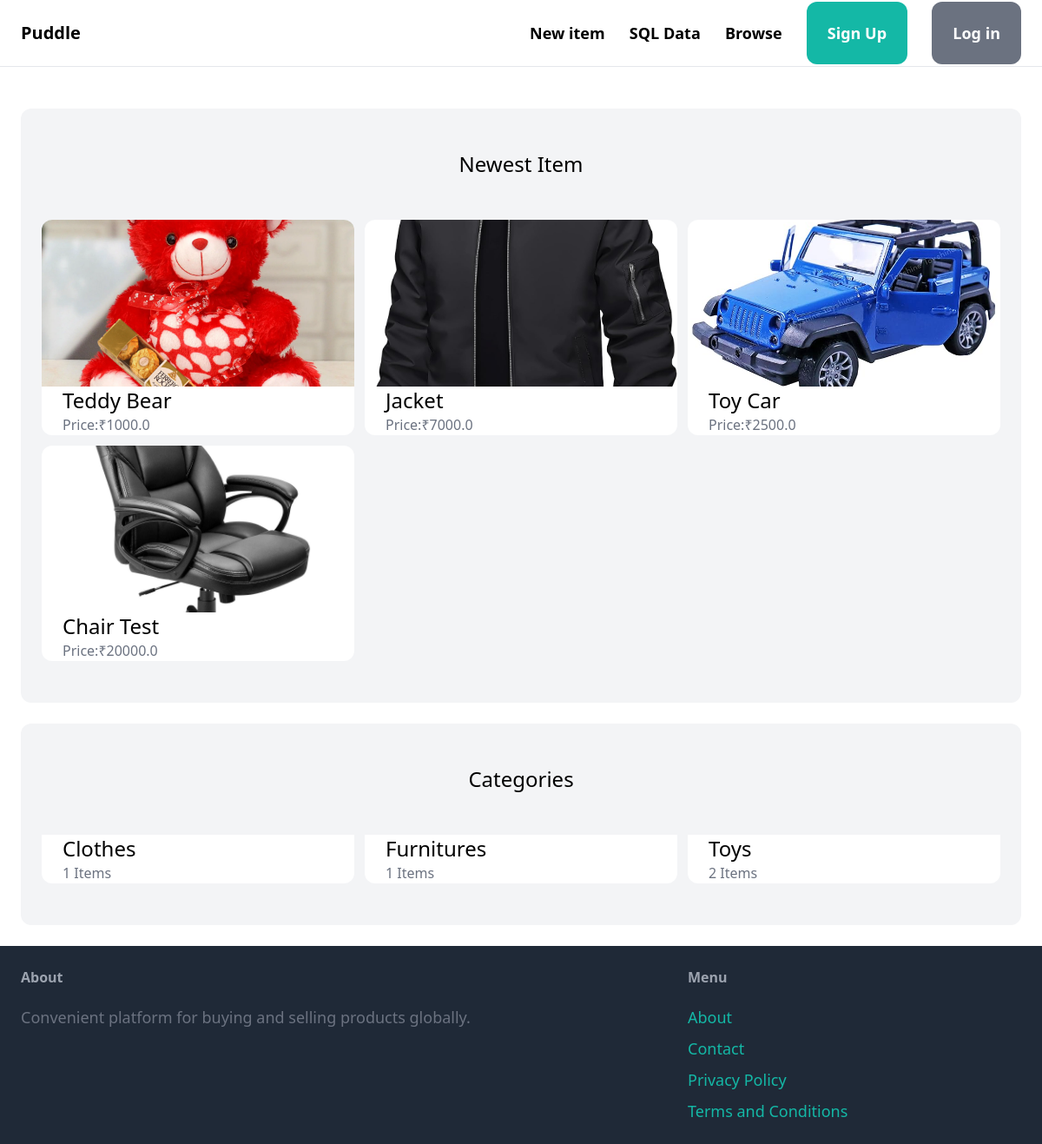
Before: / with the older database file.
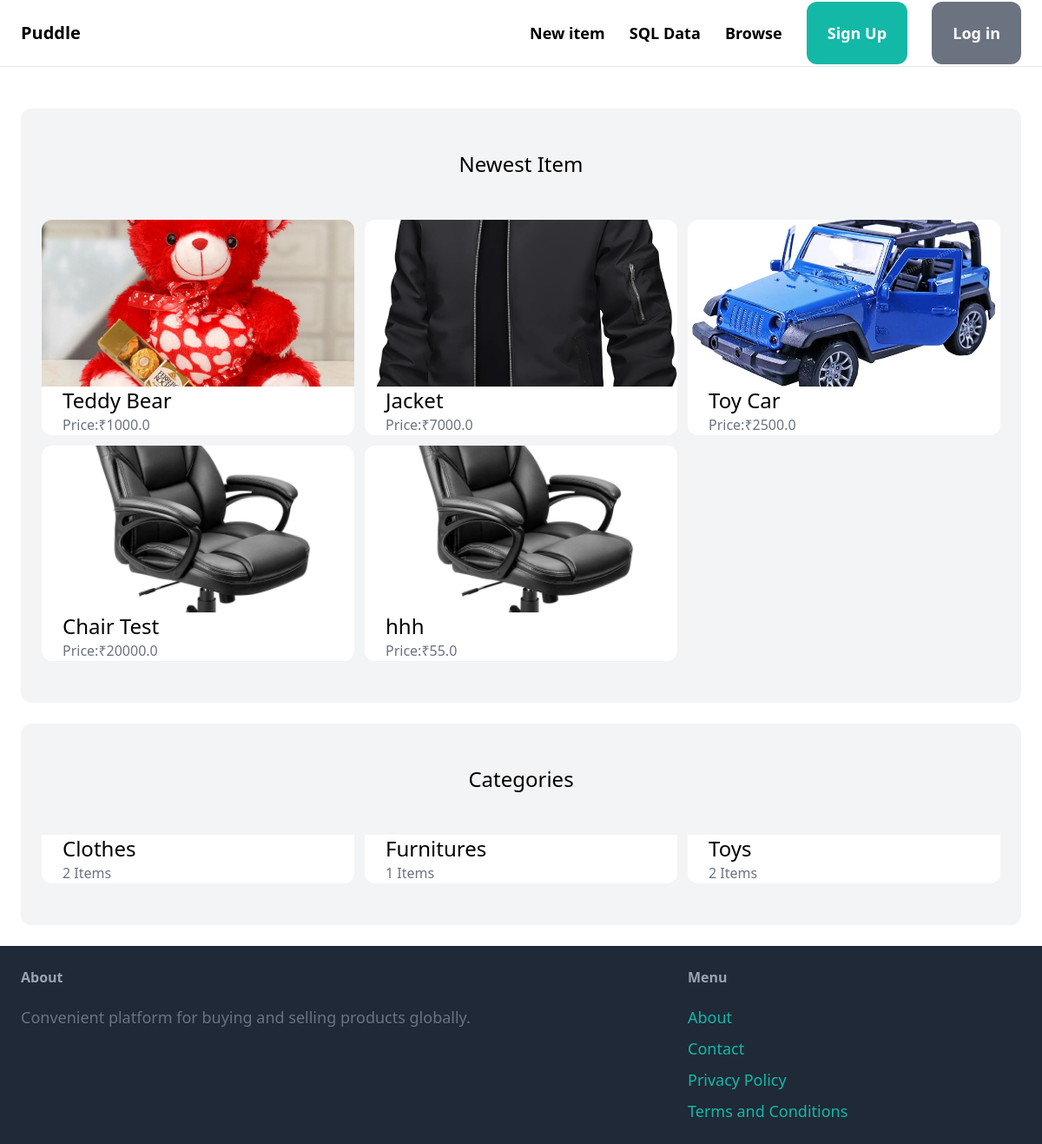
After: the same page with the newer database file.
### item/models.py (models this page shows, shortened)
class Item(models.Model):
        category = models.ForeignKey(Category, related_name='items', on_delete=models.CASCADE)
        name = models.CharField(max_length=255)
        description = models.TextField(blank=True, null=True)
        price = models.FloatField()
        image = models.ImageField(upload_to='item_images', blank=True, null=True)
        is_sold = models.BooleanField(default=False)
        created_by = models.ForeignKey(User, related_name='items', on_delete=models.CASCADE)
        created_at = models.DateTimeField(auto_now_add=True)

class Category(models.Model):
    name = models.CharField(max_length=255)
    class Meta:
        ordering = ('name',)
        verbose_name_plural = 'Categories'

### core/views.py (the view)
# urls.py: path('', views.index, name='index'),
def index(request):
    Items = Item.objects.filter(is_sold=False)[0:6]
    categories = Category.objects.all()
    return render(request, 'core/index.html', {
        'Items': Items,
        'categories': categories,
    })

### core/templates/core/index.html (shortened to what this page needs)
{% extends 'core/base.html' %}
{% block content %}
<div class="mt-6 px-6 py-12 bg-gray-100 rounded-xl">
    <h2 class="mb-12 text-2xl text-center">Newest Item</h2>
    <div class="grid grid-cols-3 gap-3">
        {% for Item in Items %}
        <div class="overflow-hidden">
            <a href="{% url 'item:detail' Item.id %}">
                <div class="h-48">
                    <img src="{{ Item.image.url }}"
                         class="w-full h-full object-cover rounded-t-xl">
                </div>
                <div class="px-6 bg-white rounded-b-xl">
                    <h2 class="text-2xl">{{ Item.name }}</h2>
                    <p class="text-gray-500">Price:₹{{ Item.price }}</p>
                </div>
            </a>
        </div>
    {% endfor %}
    </div>
</div>
<div class="mt-6 px-6 py-12 bg-gray-100 rounded-xl">
    <h2 class="mb-12 text-2xl text-center">Categories</h2>
    <div class="grid grid-cols-3 gap-3">
        {% for category in categories %}
        <div class="overflow-hidden">
            <a href="#">
                <div class="px-6 bg-white rounded-b-xl">
                    <h2 class="text-2xl">{{ category.name }}</h2>
                    <p class="text-gray-500">{{ category.items.count }} Items</p>
                </div>
            </a>
        </div>
        {% endfor %}
    </div>
</div>
{% endblock %}

### core/templates/core/base.html (shortened to what this page needs)
<!DOCTYPE html>
<html lang="en">
<head>
    <script src="https://cdn.tailwindcss.com"></script>
</head>
 <body>
    <nav class="py-6 px-6 flex justify-between items-center border-b border-gray-200">
        <a href="/" class="text-xl font-semibold">Puddle</a>
        <div class="space-x-6">
            <a href="{% url 'item:new' %}" class="text-lg font-semibold hover:text-gray-500">New item</a>
            <a href="{% url 'core:sql_data' %}" class="text-lg font-semibold hover:text-gray-500">SQL Data</a>
            <a href="#" class="text-lg font-semibold hover:text-gray-500">Browse</a>
            {% if request.user.is_authenticated %}
            <a href="#" class="px-6 py-6 text-lg font-semibold bg-teal-500 text-white rounded-xl hover:bg-teal-700">Inbox</a>
            <a href="{% url 'dashboard:index' %}" class="px-6 py-6 text-lg font-semibold bg-gray-500 text-white rounded-xl hover:bg-gray-700">Dashboard</a>
            {% else %}
                <a href="{% url 'core:signup' %}" class="px-6 py-6 text-lg font-semibold bg-teal-500 text-white rounded-xl hover:bg-teal-700">Sign Up</a>
                <a href="{% url 'core:login' %}" class="px-6 py-6 text-lg font-semibold bg-gray-500 text-white rounded-xl hover:bg-gray-700">Log in</a>
            {% endif %}
        </div>
        </nav>
    <div class="px-6 py-6">
        {% block content %}{% endblock %}
    </div>
    <footer class="py-6 px-6 flex justify-between bg-gray-800">
        <div class="w-2/3 pr-10">
            <h3 class="mb-5 font-semibold text-gray-400">About</h3>
            <p class="text-lg text-gray-500">Convenient platform for buying and selling products globally. </p>
        </div>
        <div class="w-1/3">
            <h3 class="mb-5 font-semibold text-gray-400">Menu</h3>
            <ul class = "space-y-2">
                <li><a href="#" class="text-lg text-teal-500 hover:text-teal-700">About</a></li>
                <li><a href="{% url 'core:contact' %}" class="text-lg text-teal-500 hover:text-teal-700">Contact</a></li>
                <li><a href="#" class="text-lg text-teal-500 hover:text-teal-700">Privacy Policy</a></li>
                <li><a href="#" class="text-lg text-teal-500 hover:text-teal-700">Terms and Conditions</a></li>
            </ul>
    </footer>
 </body>
</html>

Changed rows visible on the page:
added Item: image (picture), name "hhh", price "55.0"
computed for Category "Clothes": items.count "1" → "2"
